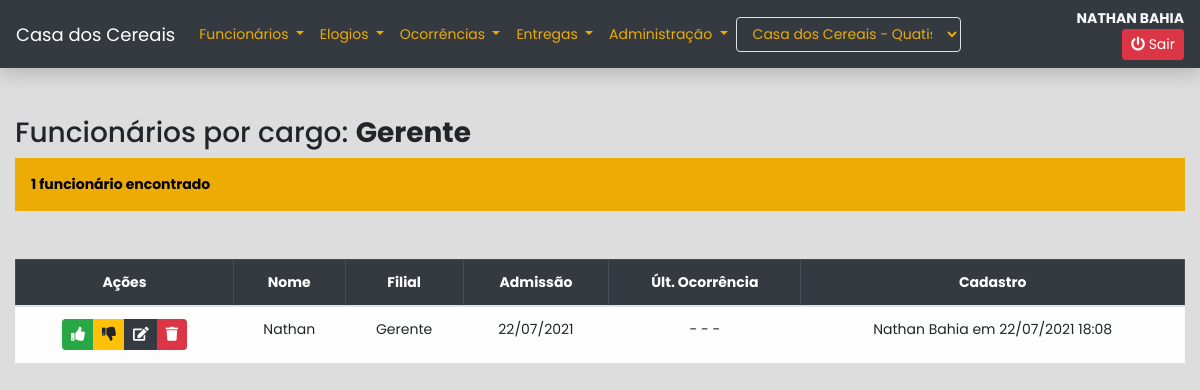
Screenshot of /funcionarios/cargo/3/ (signed in) with the database file from the repository.
### apps/core/models.py (models this page shows, shortened)
class Base(models.Model):
    usuario = models.ForeignKey(get_user_model(), on_delete=models.SET_NULL, null=True)
    criacao = models.DateTimeField(auto_now_add=True)
    alteracao = models.DateTimeField(auto_now=True)
    ativo = models.BooleanField(default=True)
    class Meta:
        abstract = True
    @property
    def cadastro(self):
        dt = localtime(self.criacao)
        if self.usuario:
            return f"{self.usuario.get_full_name()} em {dt.strftime('%d/%m/%Y %H:%M')}"
        return f"Usuário excluído em {dt.strftime('%d/%m/%Y')}"

class Cargo(Base):
    nome = models.CharField(max_length=255)
    filial = models.ForeignKey(Filial, on_delete=models.CASCADE)
    def __str__(self):
        return f'{self.nome}'
    class Meta:
        verbose_name = 'Cargo'
        verbose_name_plural = 'Cargos'
        ordering = ['nome']

class Funcionario(Base):
    nome = models.CharField(max_length=255)
    admissao = models.DateField(blank=True, null=True)
    cargo = models.ForeignKey(Cargo, on_delete=models.SET_NULL, null=True, related_name='funcionarios')
    filial = models.ForeignKey(Filial, on_delete=models.CASCADE, related_name='funcionarios')
    class Meta:
        verbose_name = 'Funcionário'
        verbose_name_plural = 'Funcionários'
        ordering = ['nome']

### apps/core/views.py (the view)
# urls.py: path('funcionarios/cargo/<int:pk>/', views.funcionarios_cargo, name='funcionarios_cargo'),
@login_required
def funcionarios_cargo(request, pk):
    usuario = request.user.perfil.latest('id')
    cargo = models.Cargo.objects.get(pk=pk)
    query = models.Funcionario.objects.filter(
        filial=usuario.filial,
        cargo=cargo,
        ativo=True
    )
    context = {
        'cargo': cargo,
        'funcionarios': query
    }
    return render(request, 'core/funcionarios/funcionario_cargos.html', context)

### apps/core/context_processors.py (called while the page is built)
def usuario(request):
    if not request.user.is_authenticated:
        return {}
    context = {'usuario': {}}
    perfil = request.user.perfil.latest('id')
    if perfil:
        context['usuario']['filial'] = perfil.filial
        context['usuario']['filiais'] = models.Filial.objects.all()
        if perfil.tipo == '2':
            context['usuario']['administrador'] = True
    return context

### apps/core/models.py (called while the page is built)
    def __str__(self):
        return f'{self.nome} - {self.cidade}'

### apps/core/templates/core/funcionarios/funcionario_cargos.html
{% extends 'core/base.html' %}
{% load bootstrap4 %}
{% block content %}
<div class="container-fluid">
    <h3>Funcionários por cargo: <b>{{ cargo }}</b></h3>
    <p class="bg-warning p-3">{{ funcionarios.count }} funcionário{{ funcionarios|pluralize }} encontrado{{ funcionarios|pluralize }}</p>
    {% if funcionarios %}
        <div class="table-responsive mt-5">
            <table class="table table-bordered text-center">
                <thead class="table-dark">
                    <tr>
                        <th>Ações</th>
                        <th>Nome</th>
                        <th>Filial</th>
                        <th>Admissão</th>
                        <th>Últ. Ocorrência</th>
                        <th>Cadastro</th>
                    </tr>
                </thead>
                <tbody class="table-light">
                    {% for funcionario in funcionarios %}
                        <tr>
                            <td>
                                <div class="btn-group">
                                    <a href="{% url 'core:elogios_funcionario' funcionario.id %}" class="btn btn-sm btn-success" data-toggle="tooltip" title="Elogios funcionário">
                                        <i class="fas fa-thumbs-up"></i>
                                    </a>
                                    <a href="{% url 'core:ocorrencias_funcionario' funcionario.id %}" class="btn btn-sm btn-warning" data-toggle="tooltip" title="Ocorrências funcionário">
                                        <i class="fas fa-thumbs-down"></i>
                                    </a>
                                    <a href="{% url 'core:edit_funcionarios' funcionario.id %}" class="btn btn-sm btn-dark" data-toggle="tooltip" title="Editar funcionário">
                                        <i class="fas fa-edit"></i>
                                    </a>
                                    <button class="btn btn-sm btn-danger btn-delete-funcionario" data-funcionario="{{ funcionario.id }}" data-toggle="tooltip" title="Excluir funcionário">
                                        <i class="fas fa-trash"></i>
                                    </button>
                                </div>
                            </td>
                            <td>{{ funcionario.nome }}</td>
                            <td>{{ funcionario.cargo.nome }}</td>
                            <td>{{ funcionario.admissao|date:'d/m/Y' }}</td>
                            {% if funcionario.ocorrencias.last.observacao %}
                                <td>{{ funcionario.ocorrencias.last.observacao|truncatewords:20 }} em {{ funcionario.ocorrencias.last.criacao|date:'d/m/Y' }}</td>
                            {% else %}
                                <td>- - -</td>
                            {% endif %}
                            <td>{{ funcionario.cadastro }}</td>
                        </tr>
                    {% endfor %}
                </tbody>
            </table>
        </div>
        {% else %}
        <div class="alert alert-warning mt-5">
            Nenhum funcionário cadastrado até o momento
        </div>
    {% endif %}
</div>
{% endblock content %}

### apps/core/templates/core/base.html (shortened to what this page needs)
{% load static %}
<!DOCTYPE html>
{% load bootstrap4 %}
<html lang="pt-br">
    <head>
        <link rel="stylesheet" href="https://use.fontawesome.com/releases/v5.0.13/css/all.css">
        {% bootstrap_css %}
    </head>
    <body>
    <nav class="navbar navbar-expand-lg navbar-dark bg-dark shadow mb-5">
        <a class="navbar-brand" href="{% url 'core:index' %}">Casa dos Cereais</a>
        <div class="collapse navbar-collapse" id="navbarSupportedContent">
            <ul class="navbar-nav mr-auto">
                <li class="nav-item dropdown">
                    <a class="nav-link dropdown-toggle text-warning" href="#" id="dropFuncionarios" role="button"
                       data-toggle="dropdown" aria-haspopup="true" aria-expanded="false">
                        Funcionários
                    </a>
                </li>
                <li class="nav-item dropdown text-warning">
                    <a class="nav-link dropdown-toggle text-warning" href="#" id="dropElogios" role="button"
                       data-toggle="dropdown" aria-haspopup="true" aria-expanded="false">
                        Elogios
                    </a>
                </li>
                <li class="nav-item dropdown">
                    <a class="nav-link dropdown-toggle text-warning" href="#" id="dropOcorrencias" role="button"
                       data-toggle="dropdown" aria-haspopup="true" aria-expanded="false">
                        Ocorrências
                    </a>
                </li>
                <li class="nav-item dropdown">
                    <a class="nav-link dropdown-toggle text-warning" href="#" id="dropEntregas" role="button"
                       data-toggle="dropdown" aria-haspopup="true" aria-expanded="false">
                        Entregas
                    </a>
                </li>
                <li class="nav-item dropdown">
                    <a class="nav-link dropdown-toggle text-warning" href="#" id="dropAdm" role="button"
                       data-toggle="dropdown" aria-haspopup="true" aria-expanded="false">
                        Administração
                    </a>
                </li>
            </ul>
            {% if usuario.administrador %}
                <div class="mr-sm-5 mt-3 mt-sm-0">
                    <form action="{% url "core:altera_filial" %}" method="post" id="formFilial">
                        <div class="form group">
                            <select name="filial" id="" class="form-control bg-dark border boder-light text-warning" onchange="$('#formFilial').submit()">
                                {% for filial in usuario.filiais %}
                                    <option value="{{ filial.id }}" {% if usuario.filial == filial %}selected{% endif %}>{{ filial }}</option>
                                {% endfor %}
                            </select>
                        </div>
                    </form>
                </div>
            {% endif %}
            <div class="text-light text-center text-sm-right mt-3 mt-sm-0">
                <b>{{ request.user.get_full_name|upper }}</b>
                <a class='btn btn-sm btn-danger ml-2' href="{% url 'usuarios:logout' %}" data-toggle="tooltip" title="Sair do sistema">
                    <i class="fas fa-power-off"></i> Sair
                </a>
            </div>
        </div>
    </nav>
    {% block content %} {% endblock %}
    </body>
</html>

### apps/core/templates/core/base.html (style rules this page uses)
body, a, .btn, .form-control { font-family: 'Poppins', sans-serif; font-size: 14px !important; }
body { background-color: #DDD; }
.navbar-brand { font-size: 18px !important; }
.text-warning { color: #ecac05 !important; }
.bg-warning, .alert-warning, .alert-success, .alert-danger { background: #ecac05 !important; color: #000; font-weight: bold; border: none }
.btn-danger, .alert-danger { background: #dc3545 !important; }

### rows the page displays
Cargo: nome "Gerente"
Funcionario: nome "Nathan", cargo.nome "Gerente", admissao "22/07/2021", cadastro "Nathan Bahia em 22/07/2021 18:08"

### other values shown
{{ request.user.get_full_name|upper }} "NATHAN BAHIA"
{{ funcionarios.count }} "1"
form field filial "Casa dos Cereais - Quatis"
